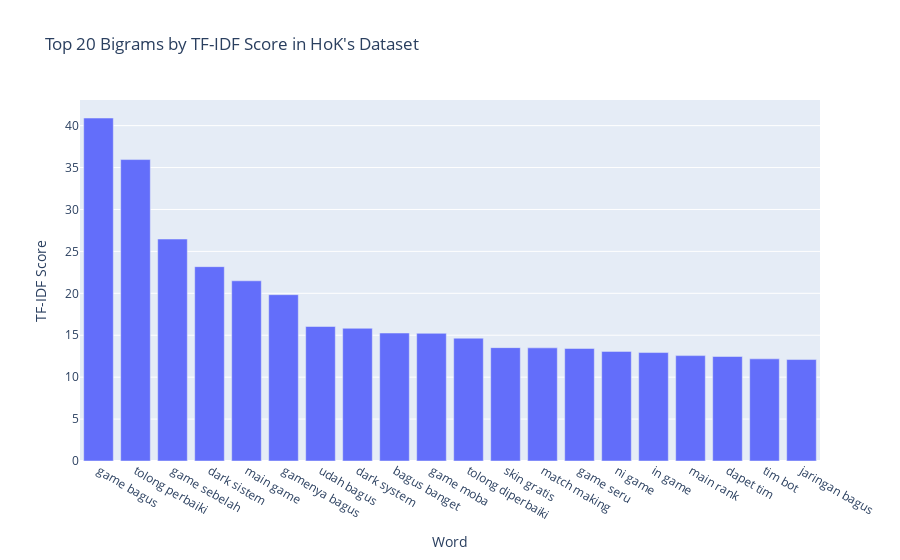

The cell this chart's notebook holds for it:
### Markdown cell above
### Honor of Kings

### Code cell
ngram_analyze(hok, text_column="comment_prep", dataset_name="HoK", n_gram=2)

### Figure 1 — Plotly figure (JSON) as saved in the notebook; plotly's stock layout.template omitted (floating-point values rounded to 4 significant figures)
{"data": [{"alignmentgroup": "True", "hovertemplate": "Word=%{x}<br>TF-IDF Score=%{y}<extra></extra>", "legendgroup": "", "marker": {"color": "#636efa", "pattern": {"shape": ""}}, "name": "", "offsetgroup": "", "orientation": "v", "showlegend": false, "textposition": "auto", "type": "bar", "x": ["game bagus", "tolong perbaiki", "game sebelah", "dark sistem", "main game", "gamenya bagus", "udah bagus", "dark system", "bagus banget", "game moba", "tolong diperbaiki", "skin gratis", "match making", "game seru", "ni game", "in game", "main rank", "dapet tim", "tim bot", "jaringan bagus"], "xaxis": "x", "y": [40.91, 35.95, 26.47, 23.18, 21.49, 19.84, 16.04, 15.83, 15.26, 15.23, 14.65, 13.52, 13.49, 13.42, 13.07, 12.93, 12.57, 12.46, 12.18, 12.1], "yaxis": "y"}], "layout": {"barmode": "relative", "legend": {"tracegroupgap": 0}, "title": {"text": "Top 20 Bigrams by TF-IDF Score in HoK's Dataset"}, "xaxis": {"anchor": "y", "domain": [0, 1], "title": {"text": "Word"}}, "yaxis": {"anchor": "x", "domain": [0, 1], "title": {"text": "TF-IDF Score"}}}}
